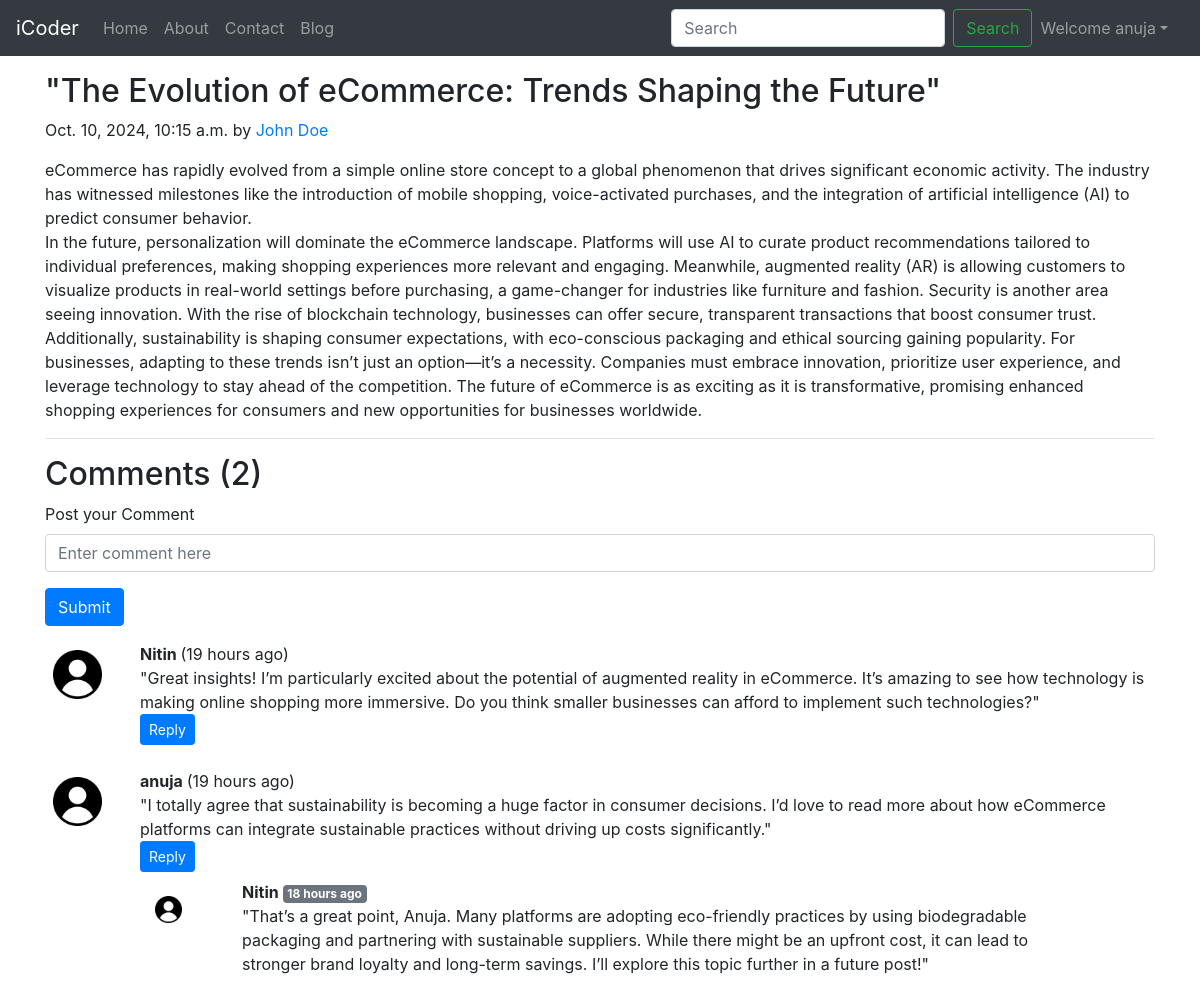
The app's page /blog/evolution-of-ecommerce-trends (signed in) with its own data.
### blog/models.py (models this page shows, shortened)
class Post(models.Model):
    sno=models.AutoField(primary_key=True)
    title=models.CharField(max_length=255)
    author=models.CharField(max_length=14)
    slug=models.CharField(max_length=130)
    timeStamp=models.DateTimeField(blank=True)
    content=models.TextField()

class BlogComment(models.Model):
    sno=models.AutoField(primary_key=True)
    comment=models.TextField()
    user=models.ForeignKey(User,on_delete=models.CASCADE)
    post=models.ForeignKey(Post, on_delete=models.CASCADE)
    parent=models.ForeignKey('self',on_delete=models.CASCADE,null=True)
    timeStamp=models.DateTimeField(default=now)

### blog/views.py (the view)
# urls.py: path('<str:slug>', views.blogPost, name="blogPost"),
@login_required(login_url='/login')
def blogPost(request, slug):
    post=Post.objects.filter(slug=slug).first()
    comments= BlogComment.objects.filter(post=post,parent=None)
    replies= BlogComment.objects.filter(post=post).exclude(parent=None)
    replyDict={}
    for reply in replies:
        if reply.parent.sno not in replyDict.keys():
            replyDict[reply.parent.sno]=[reply]
        else:
            replyDict[reply.parent.sno].append(reply)
    context={'post':post, 'comments': comments, 'user': request.user, 'replyDict': replyDict}
    return render(request, "blog/blogPost.html", context)

### blog/templatetags/extras.py (called while the page is built)
@register.filter(name='get_val')
def get_val(dict, key):
    return dict.get(key)

### blog/templates/blog/blogPost.html (shortened to what this page needs)
{% extends 'blog/basic.html' %}
{% block body %}
{% load static %}
{% load humanize %}
{% load extras %}
<div class="container my-3">
  <div class="blog-post">
    <h2 class="blog-post-title">{{post.title}}</h2>
    <p class="blog-post-meta">{{post.timeStamp}} by <a href="#">{{post.author}}</a></p>
    <p>{{post.content|safe}}</p>
    <hr>
  </div>
</div>
<div class="container">
  <h2> Comments ({{comments.count}})</h2>
  <form action="/blog/postComment" method="post">
    <div class="form-group">
        <label for="postcomment">Post your Comment </label>
        <input type="text" class="form-control" name="comment" placeholder="Enter comment here">
    </div>
    <button type="submit" class="btn btn-primary">Submit</button>
  </form>
  {% for comment in comments %}
  <div class="row my-3">
    <div class="col-md-1  ">
    <img class="rounded mx-auto d-block w-100 p-2 border-dark" src="{% static 'img\user.png' %}" alt="user">
    </div>
    <div class="col-md-11 ">
      <b> {{comment.user.username}} </b> ({{comment.timeStamp | naturaltime}})
      <div>   {{comment.comment}} </div>
      <div class="reply mx-0">
        <button class="btn btn-sm btn-primary" type="button" data-toggle="collapse" data-target="#replyBox{{comment.sno}}" aria-expanded="false" aria-controls="replyBox{{comment.sno}}">
          Reply
        </button>
        <div class="replies  my-2 ">
          {% for reply in replyDict|get_val:comment.sno %}
          <div class="row my-2">
            <div class="col-md-1 ">
                <img class="rounded mx-auto d-block w-75 my-2  p-2" src="/static/img/user.png" alt="user">
            </div>
            <div class="col-md-11">
                <div class="col-md-11 ">
                    <b> {{reply.user.username}} </b> <span class="badge badge-secondary ">{{reply.timeStamp| naturaltime}}</span>
                    <div>{{reply.comment}}</div>
                </div>
                <br>
            </div>
        </div>
          {% endfor %}
        </div>
    </div>
   </div>
  </div>
  {% endfor %}
</div>
 {% endblock %}

### blog/templates/blog/basic.html (shortened to what this page needs)
<!doctype html>
<html lang="en">
  <head>
    <link rel="stylesheet" href="https://stackpath.bootstrapcdn.com/bootstrap/4.5.2/css/bootstrap.min.css">
  </head>
  <body>
    <nav class="navbar  navbar-expand-lg navbar-dark bg-dark">
        <a class="navbar-brand" href="/">iCoder</a>
        <div class="collapse navbar-collapse" id="navbarSupportedContent">
          <ul class="navbar-nav mr-auto">
            <li class="nav-item {% block homeactive %} {% endblock homeactive %}">
              <a class="nav-link" href="/">Home <span class="sr-only">(current)</span></a>
            </li>
            <li class="nav-item {% block aboutactive %} {% endblock aboutactive %}">
              <a class="nav-link" href="/about">About</a>
            </li>
            <li class="nav-item {% block contactactive %} {% endblock contactactive %}">
              <a class="nav-link" href="/contact">Contact</a>
            </li>
            <li class="nav-item {% block blogactive %} {% endblock blogactive %}">
              <a class="nav-link" href="/blog">Blog</a>
            </li>
          </ul>
          <form method="GET" action="/search" class="form-inline my-2 my-lg-0">
            <input class="form-control mr-sm-2" type="search" placeholder="Search" aria-label="Search" name="query" id="search">
            <button class="btn btn-outline-success my-2 my-sm-0" type="submit">Search</button>
          </form>
          {% if user.is_authenticated %}
            <ul class="navbar-nav mr-2">
            <li class="nav-item dropdown">
            <a class="nav-link dropdown-toggle" href='#' id="navbarDropdown" role="button" data-toggle="dropdown"> Welcome {{request.user}}</a>
             </li>
            </ul>
             </div>
          {% endif %}
      </nav>
{% block body %}  {% endblock body %}
  </body>
</html>

### records on screen
Post: title "\"The Evolution of eCommerce: Trends Shaping the Future\"", timeStamp "Oct. 10, 2024, 10:15 a.m.", author "John Doe", content "eCommerce has rapidly evolved from a simple online store concept to a global phenomenon that drives significant economic activity. The industry has witnessed milestones like the introduction of mobile shopping, voice-activated purchases, and the integration of artificial intelligence (AI) to predict consumer behavior. In the future, personalization will dominate the eCommerce landscape. Platforms will use AI to curate product recommendations tailored to individual preferences, making shopping experiences more relevant and engaging. Meanwhile, augmented reality (AR) is allowing customers to visualize products in real-world settings before purchasing, a game-changer for industries like…"
BlogComment: user.username "Nitin", timeStamp "19 hours ago", comment "\"Great insights! I’m particularly excited about the potential of augmented reality in eCommerce. It’s amazing to see how technology is making online shopping more immersive. Do you think smaller businesses can afford to implement such technologies?\""
BlogComment: user.username "anuja", timeStamp "19 hours ago", comment "\"I totally agree that sustainability is becoming a huge factor in consumer decisions. I’d love to read more about how eCommerce platforms can integrate sustainable practices without driving up costs significantly.\""
BlogComment: user.username "Nitin", timeStamp "18 hours ago", comment "\"That’s a great point, Anuja. Many platforms are adopting eco-friendly practices by using biodegradable packaging and partnering with sustainable suppliers. While there might be an upfront cost, it can lead to stronger brand loyalty and long-term savings. I’ll explore this topic further in a future post!\""

### other values on screen
{{ request.user }} "anuja"
{{ comments.count }} "2"
